Frame 1 (no input): blank canvas, image omitted
Frame 60 (no input): blank canvas, image omitted
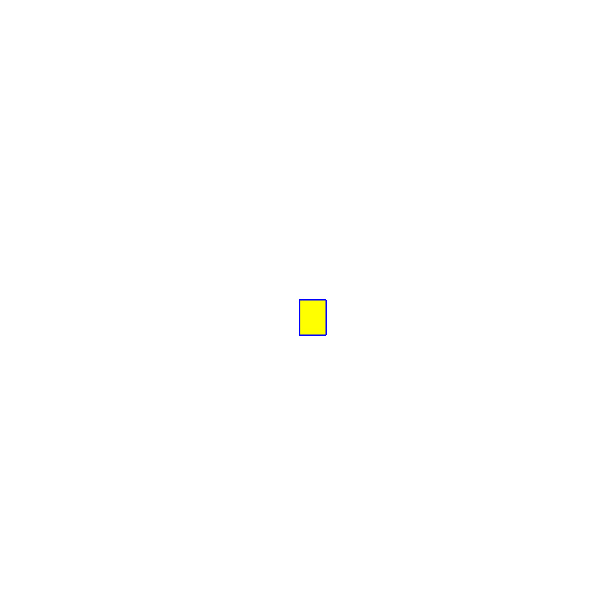
Frame 120 (the mouse pressed at the canvas centre since frame 60)

The p5.js sketch whose frames 1 and 60 were blank and that drew this single picture after the mouse press (run headless with seeded random() and noise() and a simulated clock; from frame 60 on, the mouse is pressed at the canvas centre):

// p5.js sketch
// ── sketch.js
function setup() {
    createCanvas(600, 600);
  }
  
  function draw() {
    
    stroke("blue")
    fill("yellow")
    
    //console.log(mouseIsPressed);
    
    if(mouseIsPressed) {
      rect(mouseX, mouseY, 26, 35);
     }
  }
  
